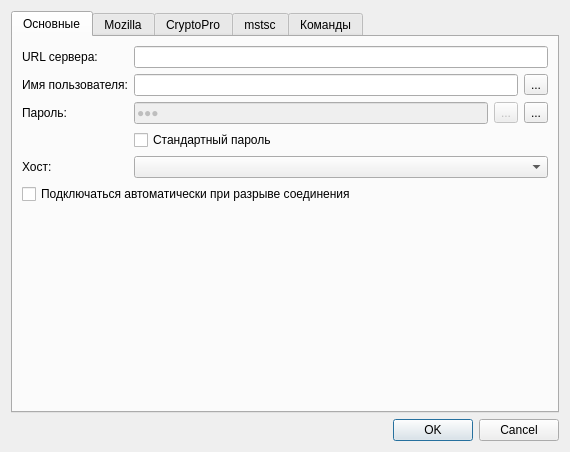
<?xml version="1.0" encoding="UTF-8"?>
<ui version="4.0">
 <class>DialogCertUserCache</class>
 <widget class="QDialog" name="DialogCertUserCache">
  <property name="geometry">
   <rect>
    <x>0</x>
    <y>0</y>
    <width>570</width>
    <height>452</height>
   </rect>
  </property>
  <property name="windowTitle">
   <string>Dialog</string>
  </property>
  <layout class="QGridLayout" name="gridLayout">
   <item row="0" column="0">
    <widget class="QTabWidget" name="tabWidget">
     <property name="currentIndex">
      <number>0</number>
     </property>
     <widget class="QWidget" name="tab">
      <attribute name="title">
       <string>Основные</string>
      </attribute>
      <layout class="QGridLayout" name="gridLayout_3">
       <item row="2" column="0">
        <spacer name="verticalSpacer">
         <property name="orientation">
          <enum>Qt::Vertical</enum>
         </property>
         <property name="sizeHint" stdset="0">
          <size>
           <width>20</width>
           <height>40</height>
          </size>
         </property>
        </spacer>
       </item>
       <item row="0" column="0">
        <layout class="QGridLayout" name="gridLayout_2">
         <item row="0" column="0">
          <widget class="QLabel" name="label">
           <property name="text">
            <string>URL сервера:</string>
           </property>
          </widget>
         </item>
         <item row="3" column="1">
          <widget class="QCheckBox" name="chkStandradPass">
           <property name="text">
            <string>Стандартный пароль</string>
           </property>
          </widget>
         </item>
         <item row="2" column="0">
          <widget class="QLabel" name="label_3">
           <property name="text">
            <string>Пароль:</string>
           </property>
          </widget>
         </item>
         <item row="2" column="1">
          <layout class="QHBoxLayout" name="horizontalLayout">
           <item>
            <widget class="QLineEdit" name="lblPwd">
             <property name="enabled">
              <bool>false</bool>
             </property>
             <property name="text">
              <string>***</string>
             </property>
             <property name="echoMode">
              <enum>QLineEdit::Password</enum>
             </property>
            </widget>
           </item>
           <item>
            <widget class="QToolButton" name="btnPwdView">
             <property name="enabled">
              <bool>false</bool>
             </property>
             <property name="toolTip">
              <string>Показать/скрыть пароль</string>
             </property>
             <property name="text">
              <string>...</string>
             </property>
             <property name="icon">
              <iconset resource="resurses.qrc">
               <normaloff>:/img/viewPwd1.png</normaloff>:/img/viewPwd1.png</iconset>
             </property>
             <property name="checkable">
              <bool>true</bool>
             </property>
            </widget>
           </item>
           <item>
            <widget class="QToolButton" name="btnPwdEdit">
             <property name="toolTip">
              <string>Редактировать пароль</string>
             </property>
             <property name="text">
              <string>...</string>
             </property>
             <property name="icon">
              <iconset resource="resurses.qrc">
               <normaloff>:/img/itemEdit.png</normaloff>:/img/itemEdit.png</iconset>
             </property>
             <property name="checkable">
              <bool>true</bool>
             </property>
            </widget>
           </item>
          </layout>
         </item>
         <item row="0" column="1">
          <widget class="QLineEdit" name="txtServer"/>
         </item>
         <item row="1" column="0">
          <widget class="QLabel" name="label_2">
           <property name="text">
            <string>Имя пользователя:</string>
           </property>
          </widget>
         </item>
         <item row="1" column="1">
          <layout class="QHBoxLayout" name="horizontalLayout_2">
           <item>
            <widget class="QLineEdit" name="txtServerUser"/>
           </item>
           <item>
            <widget class="QToolButton" name="btnSelectUser">
             <property name="toolTip">
              <string>&lt;html&gt;&lt;head/&gt;&lt;body&gt;&lt;p&gt;Выбрать пользователя&lt;/p&gt;&lt;/body&gt;&lt;/html&gt;</string>
             </property>
             <property name="text">
              <string>...</string>
             </property>
             <property name="icon">
              <iconset resource="resurses.qrc">
               <normaloff>:/img/link.png</normaloff>:/img/link.png</iconset>
             </property>
            </widget>
           </item>
          </layout>
         </item>
         <item row="5" column="0">
          <widget class="QLabel" name="label_4">
           <property name="text">
            <string>Хост:</string>
           </property>
          </widget>
         </item>
         <item row="5" column="1">
          <widget class="QComboBox" name="cmbHost"/>
         </item>
        </layout>
       </item>
       <item row="1" column="0">
        <widget class="QCheckBox" name="checkBox_2">
         <property name="text">
          <string>Подключаться автоматически при разрыве соединения</string>
         </property>
        </widget>
       </item>
      </layout>
     </widget>
     <widget class="QWidget" name="tab_2">
      <attribute name="title">
       <string>Mozilla</string>
      </attribute>
     </widget>
     <widget class="QWidget" name="tab_3">
      <attribute name="title">
       <string>CryptoPro</string>
      </attribute>
     </widget>
     <widget class="QWidget" name="tab_4">
      <attribute name="title">
       <string>mstsc</string>
      </attribute>
     </widget>
     <widget class="QWidget" name="tab_5">
      <attribute name="title">
       <string>Команды</string>
      </attribute>
     </widget>
    </widget>
   </item>
   <item row="1" column="0">
    <widget class="QDialogButtonBox" name="buttonBox">
     <property name="orientation">
      <enum>Qt::Horizontal</enum>
     </property>
     <property name="standardButtons">
      <set>QDialogButtonBox::Cancel|QDialogButtonBox::Ok</set>
     </property>
    </widget>
   </item>
  </layout>
 </widget>
 <resources>
  <include location="resurses.qrc"/>
 </resources>
 <connections>
  <connection>
   <sender>buttonBox</sender>
   <signal>accepted()</signal>
   <receiver>DialogCertUserCache</receiver>
   <slot>accept()</slot>
   <hints>
    <hint type="sourcelabel">
     <x>248</x>
     <y>254</y>
    </hint>
    <hint type="destinationlabel">
     <x>157</x>
     <y>274</y>
    </hint>
   </hints>
  </connection>
  <connection>
   <sender>buttonBox</sender>
   <signal>rejected()</signal>
   <receiver>DialogCertUserCache</receiver>
   <slot>reject()</slot>
   <hints>
    <hint type="sourcelabel">
     <x>316</x>
     <y>260</y>
    </hint>
    <hint type="destinationlabel">
     <x>286</x>
     <y>274</y>
    </hint>
   </hints>
  </connection>
 </connections>
</ui>
